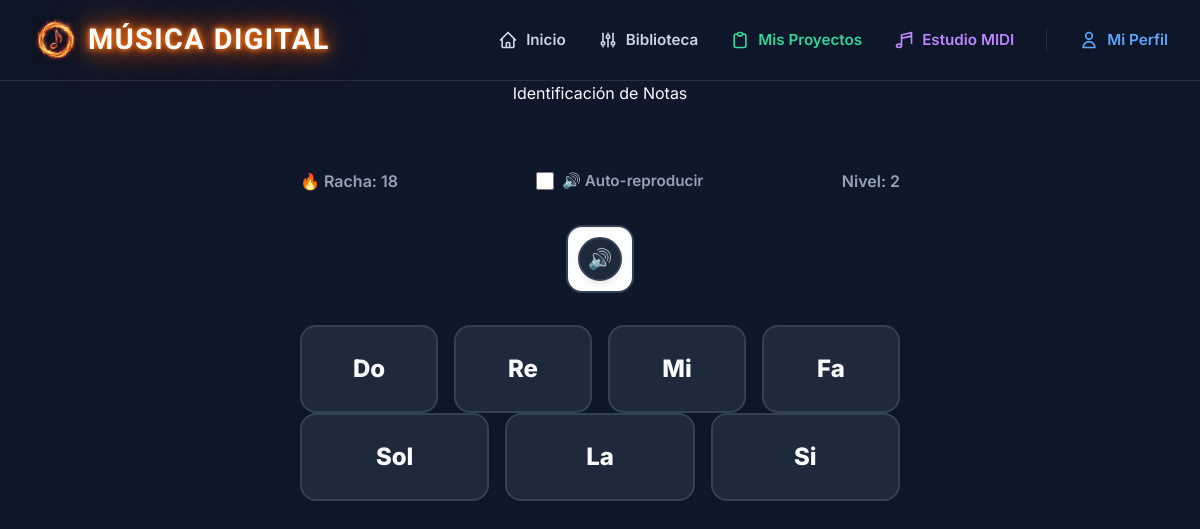
The page /juego/notas/ (signed in) on the database its author committed.
### trainer/models.py (models this page shows, shortened)
class Game(models.Model):
    slug = models.SlugField(unique=True)
    name = models.CharField(max_length=100)
    description = models.TextField()
    order = models.IntegerField(default=1)
    recommended_accuracy = models.IntegerField(default=0)
    recommended_attempts = models.IntegerField(default=0)

class Score(models.Model):
    user = models.ForeignKey(User, on_delete=models.CASCADE, related_name='scores')
    game = models.ForeignKey(Game, on_delete=models.CASCADE)
    level = models.IntegerField(default=1)
    total_points = models.IntegerField(default=0)
    max_streak = models.IntegerField(default=0)
    current_streak = models.IntegerField(default=0)
    correct_answers = models.IntegerField(default=0)
    total_answers = models.IntegerField(default=0)
    class Meta:
        unique_together = ('user', 'game')

### trainer/views.py (the view)
# urls.py: path('juego/notas/', views.trainer_notas, name='trainer_notas'),
@login_required
def trainer_notas(request):
    game = get_object_or_404(Game, slug='notas')
    score, _ = Score.objects.get_or_create(user=request.user, game=game)
    context = {'game': game, 'score': score}
    return render(request, 'trainer/trainer_notas.html', context)

### templates/trainer/trainer_notas.html (shortened to what this page needs)
{% extends 'base.html' %}
{% block content %}
<div class="trainer-container">
    <div style="text-align: center;">
        <h2 style="margin-bottom: 0.5rem;">{{ game.name }}</h2>
        <div id="feedback-msg"></div>
    </div>
    <div class="status-bar" style="align-items: center;">
        <div>🔥 Racha: <span id="streak-counter">{{ score.current_streak }}</span></div>
        <div style="display: flex; align-items: center; gap: 0.5rem; font-size: 0.95rem;">
            <input type="checkbox" id="autoplay-audio" style="cursor: pointer; width: 1.1rem; height: 1.1rem;">
            <label for="autoplay-audio" style="cursor: pointer; font-weight: 600; color: var(--text-secondary); user-select: none;">🔊 Auto-reproducir</label>
        </div>
        <div>Nivel: <span id="level-counter">{{ score.level }}</span></div>
    </div>
    <div style="position: relative;">
        <button id="btn-replay-note" class="btn" style="position: absolute; bottom: 12px; right: 12px; padding: 0; border-radius: 50%; background: var(--surface); border: 2px solid var(--border); box-shadow: 0 4px 6px -1px rgba(0,0,0,0.1); width: 44px; height: 44px; display: flex; align-items: center; justify-content: center; z-index: 10; font-size: 1.25rem; transition: all 0.2s;" title="Escuchar nota" onmouseover="this.style.borderColor='var(--primary)'; this.style.transform='scale(1.05)';" onmouseout="this.style.borderColor='var(--border)'; this.style.transform='scale(1)';">
            🔊
        </button>
    </div>
    <div style="display: flex; flex-direction: column; gap: 1rem; width: 100%; max-width: 600px;">
        <div class="notes-grid">
            <button class="btn-note" data-note="c">Do</button>
            <button class="btn-note" data-note="d">Re</button>
            <button class="btn-note" data-note="e">Mi</button>
            <button class="btn-note" data-note="f">Fa</button>
        </div>
        <div class="notes-grid" style="grid-template-columns: repeat(3, 1fr);">
            <button class="btn-note" data-note="g">Sol</button>
            <button class="btn-note" data-note="a">La</button>
            <button class="btn-note" data-note="b">Si</button>
        </div>
    </div>
</div>
{% endblock %}

### templates/base.html (style rules this page uses)
:root { --primary: #3b82f6; --primary-hover: #2563eb; --bg: #0f172a; --surface: #1e293b; --text: #f8fafc; --text-secondary: #94a3b8; --success: #10b981; --danger: #ef4444; --border: #334155; }
body { font-family: 'Inter', sans-serif; background-color: var(--bg); color: var(--text); line-height: 1.5; min-height: 100vh; display: flex; flex-direction: column; }
.btn { display: inline-flex; align-items: center; justify-content: center; padding: 0.75rem 1.5rem; border-radius: 0.5rem; font-weight: 600; cursor: pointer; transition: all 0.2s; border: none; text-decoration: none; font-size: 1rem; }

### templates/trainer/trainer_notas.html (style rules this page uses)
.trainer-container { display: flex; flex-direction: column; align-items: center; gap: 2rem; }
.status-bar { display: flex; justify-content: space-between; width: 100%; max-width: 600px; font-weight: 600; color: var(--text-secondary); }
.notes-grid { display: grid; grid-template-columns: repeat(4, 1fr); gap: 1rem; max-width: 600px; width: 100%; }
.notes-grid:last-child { grid-template-columns: repeat(3, 1fr); margin-top: -1rem; }
.btn-note { padding: 1.5rem; font-size: 1.5rem; border-radius: 1rem; background: var(--surface); border: 2px solid var(--border); color: var(--text); font-weight: 800; cursor: pointer; transition: all 0.1s; box-shadow: 0 4px 6px -1px rgba(0, 0, 0, 0.1); }
#feedback-msg { height: 1.5rem; font-weight: 600; text-align: center; width: 100%; }

### rows shown on the page
Game: name "Identificación de Notas"
Score: current_streak "18", level "2"
